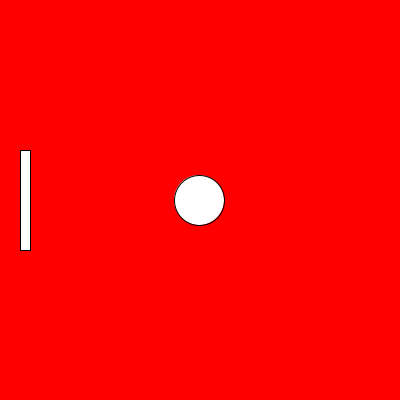
Frame 1 (no input)
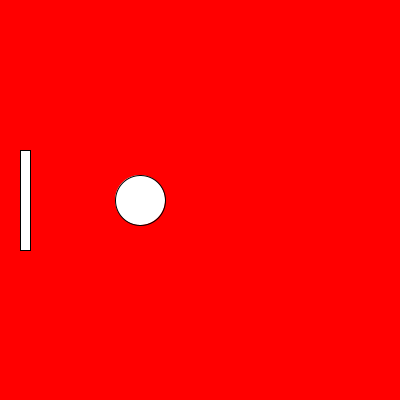
Frame 60 (the mouse pressed at the canvas centre just before this capture)
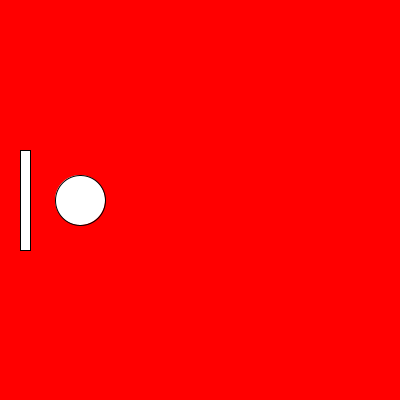
Frame 120 (the mouse held since frame 60 and released just before this capture)

The Processing sketch that drew these frames (run headless with seeded random() and noise(); from frame 60 on, the mouse is pressed at the canvas centre):

// Processing sketch: Beispiel_kollisionsfunktion
// ── Beispiel_kollisionsfunktion.pde
float ballX;// x-Position des Balls
float ballY;// y-Position des Balls
float ballSize;// Durchmesser des Balls
float playerX;// x-Position des Spielers
float playerY;// y-Position des Spielers
float playerW;// Breite des Spielers
float playerH;// Höhe des Spielers

void setup() {
  size(400,400);
  //Starteinstellungen des Beispiels
  ballX = width / 2;
  ballY = height / 2;
  ballSize = 50;
  playerW = 10;
  playerH = 100;
  playerX = 20;
  playerY = height / 2 - playerH/2;
}

void draw() {
  //Überprüfung, ob der Ball den Spieler berührt
  if(circRectColl(ballX, ballY, ballSize, playerX, playerY, playerW, playerH)) {//Hier wird die Funktion circRectColl aufgreufen. Wenn die beiden sich berühren wird true geantwortet. Wenn nicht false.
    background(0,255,0);// Wenn ja, Hintergrund grün
  } else {
    background(255,0,0);// Wenn nein, Hintergrund rot
  }
  
  ballX = ballX - 1;// Der Ball bewegt sich nach Rechts auf den Spieler zu, damit er ih irgendwann berührt 
  //Malen des Bilds:
  circle(ballX, ballY, ballSize);
  rect(playerX, playerY, playerW, playerH);
}

//Hilfsfunktionen:
boolean circRectColl(float circleX, float circleY, float durchmesser, float rectX, float rectY, float rectWidth, float rectHeight) {

  // Variablen die zum testen der Seite verwendet werden
  float testX = circleX;
  float testY = circleY;

  // Welche Kante ist am nächsten?
  if (circleX < rectX) {
    testX = rectX;      // teste linke Kante
  } else if (circleX > rectX+rectWidth){
    testX = rectX+rectWidth;   // teste rechte Kante
  }
  if (circleY < rectY) {
    testY = rectY;      // teste obere Kante
  } else if (circleY > rectY+rectHeight) {
    testY = rectY+rectHeight;   // teste untere Kante
  }

  // Abstand zu nächsten Kante berechnen
  float distX = circleX-testX;
  float distY = circleY-testY;
  float distance = sqrt( (distX*distX) + (distY*distY) );
  
  // Wenn der Abstand zur nächsten Kante kleiner als der Radius ist, berührt der Kreis das Rechteck
  float radius = durchmesser / 2;
  if (distance <= radius) {
    return true;
  }
  return false;
}
